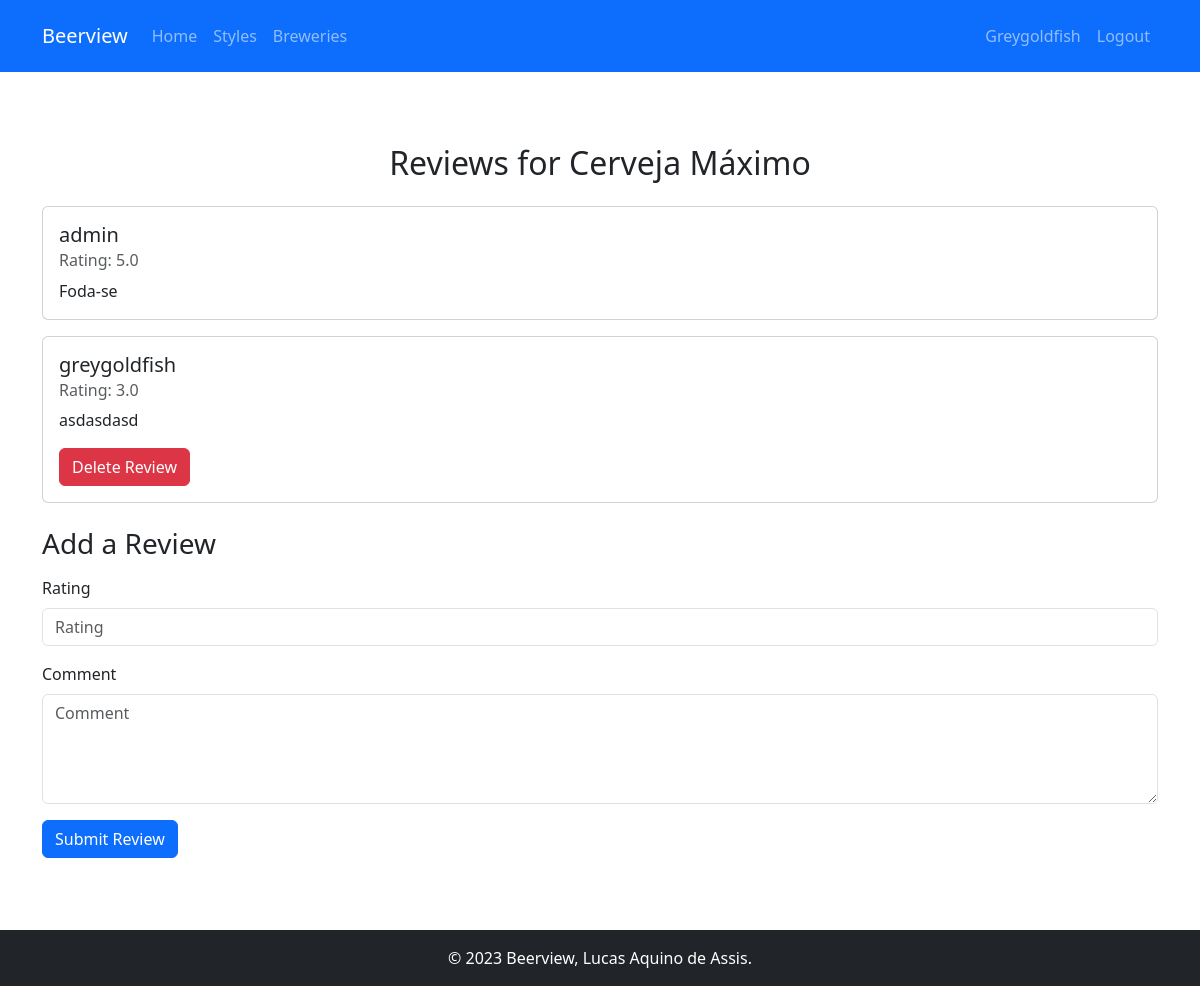
The app's page /beer/3/ (signed in) with its own data.
### beerview/models.py (models this page shows, shortened)
class Beer(models.Model):
    name = models.CharField(max_length=200)
    brewery = models.ForeignKey(
        Brewery,
        on_delete=models.CASCADE,
        related_name="beers"
    )
    user = models.ForeignKey(
        'auth.User',
        on_delete=models.SET_NULL,
        null=True
    )
    style = models.ForeignKey(
        BeerStyle,
        on_delete=models.SET_NULL,
        null=True,
        related_name="beers"
    )
    abv = models.DecimalField(
        _("ABV"),
        max_digits=3,
        decimal_places=1,
        help_text=_("Alcohol By Volume"),
        validators=[MinValueValidator(Decimal('0.00'))]
    )
    ibu = models.PositiveIntegerField(
        _("IBU"),
        null=True,
        blank=True,
        help_text=_("International Bitterness Units")
    )
    srm = models.PositiveIntegerField(
        _("SRM"),
        null=True,
        blank=True,
        help_text=_("Standard Reference Method - color")
    )
    description = models.TextField(blank=True)

class Review(models.Model):
    date_created = models.DateTimeField(auto_now_add=True)
    beer = models.ForeignKey(
        Beer,
        on_delete=models.CASCADE,
        related_name="reviews"
    )
    user = models.ForeignKey(
        'auth.User',
        on_delete=models.SET_NULL,
        null=True
    )
    rating = models.DecimalField(
        max_digits=2,
        decimal_places=1,
        validators=[
            MinValueValidator(Decimal('0.00')),
            MaxValueValidator(Decimal('5.00'))
            ]
    )
    comment = models.TextField()

### beerview/views.py (the view)
# urls.py: path('beer/<int:beer_id>/', views.beer_details, name='beer_details'),
def beer_details(request, beer_id):
    beer = get_object_or_404(Beer, pk=beer_id)
    reviews = beer.reviews.all()
    if request.method == "POST":
        form = ReviewForm(request.POST)
        if form.is_valid():
            review = form.save(commit=False)
            review.beer = beer
            review.user = request.user  # Assuming the user is authenticated
            review.save()
            return redirect('beer_details', beer_id=beer.id)
    else:
        form = ReviewForm()
    return render(request, 'beerview/beer_details.html', {'beer': beer, 'reviews': reviews, 'form': form})

### beerview/forms.py (shortened to what this page needs)
class ReviewForm(forms.ModelForm):
    class Meta:
        model = Review
        fields = ['rating', 'comment']
        widgets = {
            'rating': forms.NumberInput(attrs={
                'step': '0.1',
                'min': '0',
                'max': '5',
                'class': 'form-control',  # Bootstrap class
            }),
            'comment': forms.Textarea(attrs={
                'rows': 4,
                'cols': 40,
                'class': 'form-control'  # Bootstrap class
            }),
        }

### beerview/templates/beerview/beer_details.html (shortened to what this page needs)
{% extends 'base_generic.html' %}
{% load django_bootstrap5 %}
{% block content %}
<div class="py-5">
    <h2 class="text-center mb-4">Reviews for {{ beer.name }}</h2>
    {% for review in reviews %}
        <div class="card mb-3">
            <div class="card-body">
                <h5 class="card-title">{{ review.user.username }}</h5>
                <h6 class="card-subtitle mb-2 text-muted">Rating: {{ review.rating }}</h6>
                <p class="card-text">{{ review.comment }}</p>
                {% if request.user == review.user or request.user.is_superuser %}
                    <form method="post" action="{% url 'delete_review' review.id %}">
                        {% bootstrap_button button_type="submit" content="Delete Review" button_class="btn-danger" %}
                    </form>
                {% endif %}
            </div>
        </div>
    {% endfor %}
    <div class="mt-4">
        <h3>Add a Review</h3>
        <form method="post" class="mt-3">
            {% bootstrap_form form %}
            {% bootstrap_button button_type="submit" content="Submit Review" %}
        </form>
    </div>
</div>
{% endblock %}

### beerview/templates/base_generic.html (shortened to what this page needs)
{% load django_bootstrap5 %}
<!DOCTYPE html>
<html lang="en">
<head>
    {% bootstrap_css %}
</head>
<body>
<header class="bg-primary py-2">
    <nav class="navbar navbar-expand-lg navbar-dark bg-primary">
        <div class="container">
            <a class="navbar-brand" href="{% url 'index' %}">Beerview</a>
            <div class="collapse navbar-collapse" id="navbarNav">
                <ul class="navbar-nav">
                    <li class="nav-item">
                        <a class="nav-link {% if request.path == '/' %}active{% endif %}" href="{% url 'index' %}">Home</a>
                    </li>
                    <li class="nav-item">
                        <a class="nav-link {% if request.path == '/beer_styles/' %}active{% endif %}" href="{% url 'beer_styles' %}">Styles</a>
                    </li>
                    <li class="nav-item">
                        <a class="nav-link {% if request.path == '/breweries/' %}active{% endif %}" href="{% url 'breweries' %}">Breweries</a>
                    </li>
                </ul>
                <ul class="navbar-nav ms-auto">
                    {% if user.is_authenticated %}
                        <li class="nav-item">
                            <a class="nav-link" href="#">{{ user.username|capfirst }}</a>
                        </li>
                        <li class="nav-item">
                            <a class="nav-link" href="{% url 'logout' %}">Logout</a>
                        </li>
                    {% endif %}
                </ul>
            </div>
        </div>
    </nav>
</header>
<main class="container mt-4">
    {% block content %}
    {% endblock %}
</main>
<footer class="bg-dark text-white text-center py-3 mt-4">
    <div class="container">
        &copy; {% now "Y" %} Beerview, Lucas Aquino de Assis.
    </div>
</footer>
</body>
</html>

### records on screen
Beer: name "Cerveja Máximo"
Review: user.username "admin", rating "5.0", comment "Foda-se"
Review: user.username "greygoldfish", rating "3.0", comment "asdasdasd", bootstrap_button "Delete Review"

### other values on screen
{{ user.username|capfirst }} "Greygoldfish"
